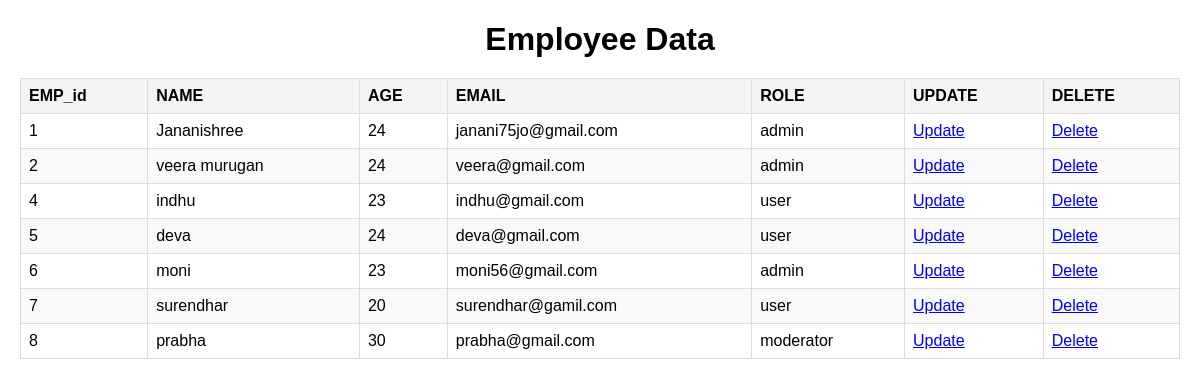
/view, run on the app's committed database.
### tables this page shows
CREATE TABLE user(emp_id integer primary key autoincrement,name varchar(50),age int,email varchar(50),role varchar(50));

### app.py (the view)
@app.route("/view")
def view():
    cur.execute("select * from user")
    data=cur.fetchall()
    return render_template("view.html",data=data)

### templates/view.html (shortened to what this page needs)
<!DOCTYPE html>
<html lang="en">
<head>
</head>
<body>
    <h1>Employee Data</h1>
    <table>
        <thead>
            <tr>
                <th>EMP_id</th>
                <th>NAME</th>
                <th>AGE</th>
                <th>EMAIL</th>
                <th>ROLE</th>
                <th>UPDATE</th>
                <th>DELETE</th>
            </tr>
        </thead>
        <tbody>
            {% for i in data %}
            <tr>
                <td>{{ i[0] }}</td>
                <td>{{ i[1] }}</td>
                <td>{{ i[2] }}</td>
                <td>{{ i[3] }}</td>
                <td>{{ i[4] }}</td>
                <td><a href="/update/{{i[0]}}" class="button">Update</a></td>
                <td><a href="/delete/{{i[0]}}" class="button">Delete</a></td>
            </tr>
            {% endfor %}
        </tbody>
    </table>
</body>
</html>

### templates/view.html (style rules this page uses)
body { font-family: Arial, sans-serif; margin: 20px; }
table { width: 100%; border-collapse: collapse; }
th, td { border: 1px solid #ddd; padding: 8px; text-align: left; }
th { background-color: #f4f4f4; }
tr:nth-child(even) { background-color: #f9f9f9; }
h1 { text-align: center; margin-bottom: 20px; }

### data on the page
user: emp_id "1", name "Jananishree", age "24", email "janani75jo@gmail.com", role "admin"
user: emp_id "2", name "veera murugan", age "24", email "veera@gmail.com", role "admin"
user: emp_id "4", name "indhu", age "23", email "indhu@gmail.com", role "user"
user: emp_id "5", name "deva", age "24", email "deva@gmail.com", role "user"
user: emp_id "6", name "moni", age "23", email "moni56@gmail.com", role "admin"
user: emp_id "7", name "surendhar", age "20", email "surendhar@gamil.com", role "user"
user: emp_id "8", name "prabha", age "30", email "prabha@gmail.com", role "moderator"
